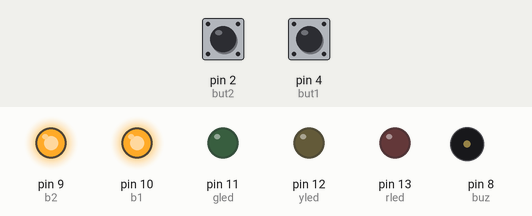
A sketch run on a simulated Arduino Uno, built with avr-gcc and run on an emulated ATmega328P. Shown: output pins drawn as LEDs (lit = HIGH), buzzer (waves = sounding, pin HIGH). The test bench sets the inputs (shaded band); at power-on: pin 2 (but2) HIGH, pin 4 (but1) HIGH. Random numbers use the default seed unless the sketch sets one.

Above: at 6.8 s.
6.9 s: pin 2 (but2) pulled LOW for 0.2 s
At 8.0 s:
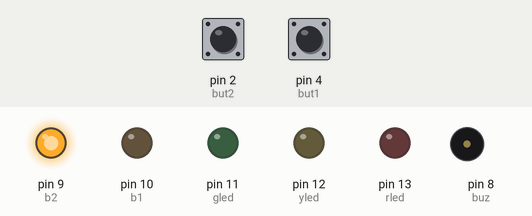
At 9.7 s:
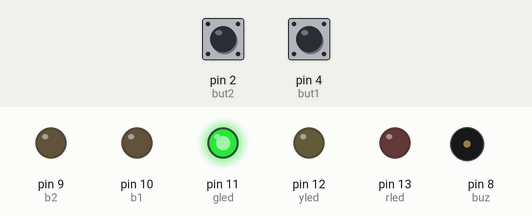
10.1 s: pin 4 (but1) pulled LOW for 3.2 s
At 17.7 s:
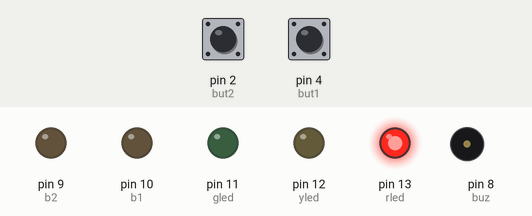
Timing chart, 0 to 20.8 s (numbered marks = the images above; inputs shaded):
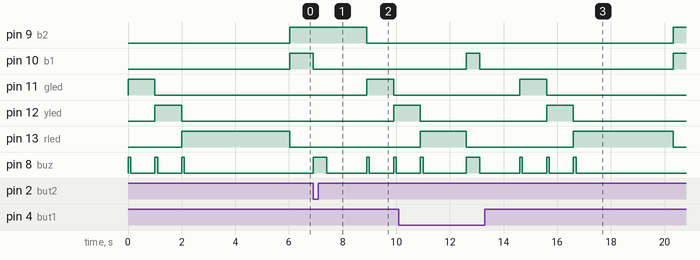

The sketch:

ReactionTimegame.ino
```cpp
int rled = 13;
int yled = 12;
int gled = 11;
int b1 = 10;
int b2 = 9;
int buz = 8;
int but1 = 4;
int but2 = 2;

bool butpressed = 0;

void setup() {
  pinMode(b1, OUTPUT);
  pinMode(b2, OUTPUT);
  pinMode(rled, OUTPUT);
  pinMode(yled, OUTPUT);
  pinMode(gled, OUTPUT);

  pinMode(buz, OUTPUT);

  pinMode(but1, INPUT_PULLUP);
  pinMode(but2, INPUT_PULLUP);

  randomSeed(analogRead(A0));
}

void loop() {
  digitalWrite(gled, HIGH);
  digitalWrite(buz,HIGH);
  delay(100);
  digitalWrite(buz,LOW);
  delay(900);
  digitalWrite(gled, LOW);

  digitalWrite(yled, HIGH);
  digitalWrite(buz,HIGH);
  delay(100);
  digitalWrite(buz,LOW);
  delay(900);
  digitalWrite(yled, LOW);

  digitalWrite(rled, HIGH);
  digitalWrite(buz,HIGH);
  delay(100);
  digitalWrite(buz,LOW);
  delay(random(900,4901));
  digitalWrite(rled, LOW);

  while(butpressed==0){
    digitalWrite(b1,HIGH);
    digitalWrite(b2,HIGH);

    if((digitalRead(but1)==0)){
      butpressed = 1;
      digitalWrite(b2,LOW);
    } else if((digitalRead(but2)==0)){
      butpressed = 1;
      digitalWrite(b1,LOW);
    }
  }
  digitalWrite(buz,HIGH);
  delay(500);
  digitalWrite(buz,LOW);
  digitalWrite(b1,LOW);
  delay(1500);
  digitalWrite(b2,LOW);
  butpressed=0;
}
```

Measured:
- after the input at 6.9 s, pin 9 (b2): HIGH → LOW after 2.0 s; pin 10 (b1): HIGH → LOW at once; pin 11 (gled): LOW → HIGH after 2.0 s, → LOW 1.0 s later; pin 12 (yled): LOW → HIGH after 3.0 s; pin 8 (buz): goes HIGH 0.50 s, LOW 1.5 s, HIGH 0.10 s, LOW 0.90 s, HIGH 0.10 s, then LOW, starting at once
- after the input at 10.1 s, pin 11 (gled): LOW → HIGH after 4.5 s, → LOW 1.0 s later
- by itself, pin 8 (buz): alternates HIGH for 0.10 s and LOW for 0.90 s, 6 changes in all, then stays LOW
